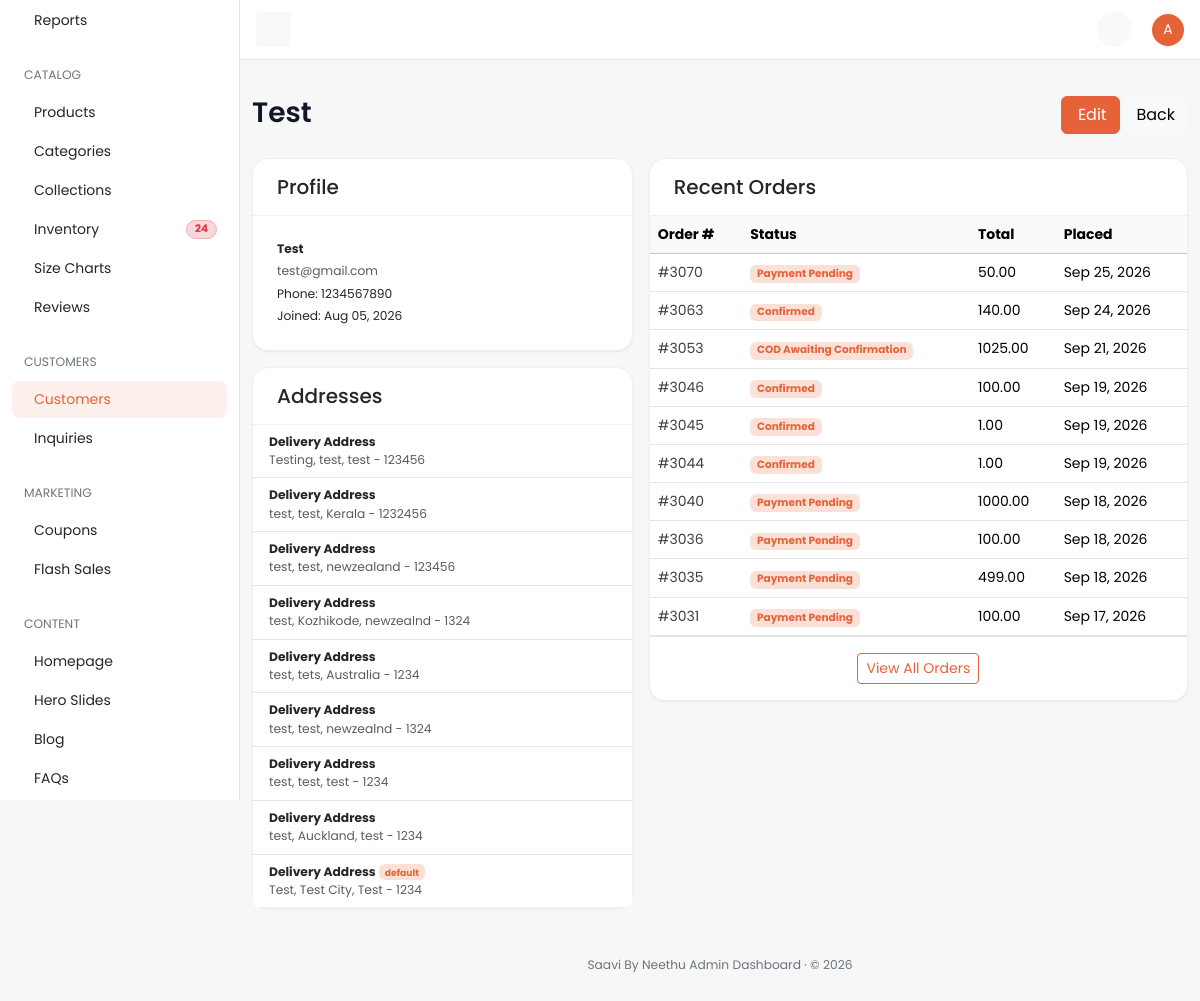
The page /dashboard/customer/36/ (signed in) on the database as committed earlier.
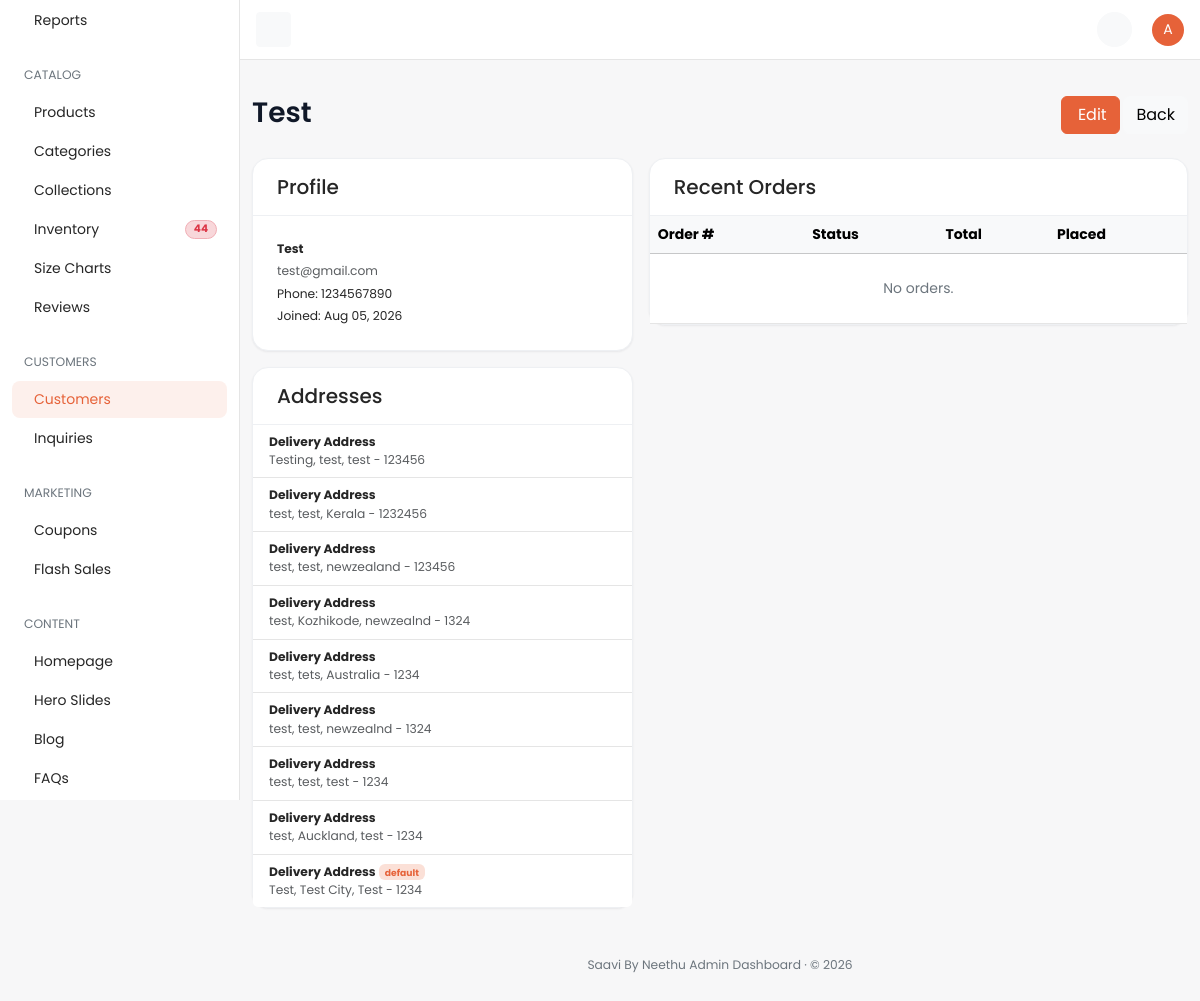
The same page on the database as committed later.
### accounts/models.py (models this page shows, shortened)
class Address(TimeStampedModel):
    customer_profile = models.ForeignKey(
        CustomerProfile,
        on_delete=models.CASCADE,
        related_name="addresses",
        verbose_name="Customer profile",
        help_text="Owner of this address.",
    )
    label = models.CharField(
        max_length=50,
        verbose_name="Label",
        help_text="Short label, e.g. Home or Office.",
    )
    line1 = models.CharField(
        max_length=255,
        verbose_name="Address line 1",
        help_text="Street address or building name.",
    )
    line2 = models.CharField(
        max_length=255,
        blank=True,
        verbose_name="Address line 2",
        help_text="Apartment, floor, or additional directions.",
    )
    city = models.CharField(
        max_length=120,
        verbose_name="City",
        help_text="Deliverable city for this address.",
    )
    state = models.CharField(
        max_length=120,
        blank=True,
        default="",
        verbose_name="State / Province",
    )
    country = models.CharField(
        max_length=120,
        blank=True,
        default="India",
        verbose_name="Country",
    )
    pincode = models.CharField(
        max_length=20,
        blank=True,
        default="",
        verbose_name="PIN / Postal code",
        help_text="6-digit PIN code for shipping.",
    )
    is_default = models.BooleanField(
        default=False,
        db_index=True,
        verbose_name="Is default",
        help_text="When True, this is the customer's primary delivery address.",
    )
    class Meta:
        verbose_name = "Address"
        verbose_name_plural = "Addresses"
        indexes = [
            models.Index(
                fields=["customer_profile", "is_default"],
                name="accounts_address_default_idx",
            ),
        ]
        constraints = [
            models.UniqueConstraint(
                fields=["customer_profile"],
                condition=models.Q(is_default=True),
                name="accounts_one_default_address_per_customer",
            ),
        ]

### orders/models.py (models this page shows, shortened)
class Order(TimeStampedModel):
    customer_profile = models.ForeignKey(
        "accounts.CustomerProfile",
        on_delete=models.CASCADE,
        related_name="orders",
        null=True,
        blank=True,
        verbose_name="Customer profile",
        help_text="Owner of this order; null for guest checkout.",
    )
    cart = models.ForeignKey(
        "cart.Cart",
        on_delete=models.SET_NULL,
        null=True,
        blank=True,
        related_name="orders",
        verbose_name="Source cart",
    )
    order_number = models.CharField(
        max_length=32,
        unique=True,
        db_index=True,
        verbose_name="Order number",
        help_text="Human-readable unique order reference.",
    )
    idempotency_key = models.CharField(
        max_length=64,
        unique=True,
        null=True,
        blank=True,
        db_index=True,
        verbose_name="Idempotency key",
        help_text="Client-supplied key preventing duplicate order creation.",
    )
    order_status = models.CharField(
        max_length=20,
        choices=OrderStatus.choices,
        default=OrderStatus.CHECKOUT_PENDING,
        db_index=True,
        verbose_name="Order status",
    )
    delivery_date = models.DateField(
        null=True,
        blank=True,
        verbose_name="Delivery date",
        db_index=True,
    )
    subtotal = models.DecimalField(max_digits=12, decimal_places=2, default=0)
    coupon_discount = models.DecimalField(max_digits=12, decimal_places=2, default=0)
    delivery_charge = models.DecimalField(max_digits=12, decimal_places=2, default=0)
    total_amount = models.DecimalField(
        max_digits=12,
        decimal_places=2,
        verbose_name="Total amount",
        help_text="Order total in the customer's checkout currency.",
    )
    currency = models.ForeignKey(
        "core.Currency",
        on_delete=models.PROTECT,
        null=True,
        blank=True,
        related_name="orders",
        verbose_name="Currency",
    )
    delivery_address_snapshot = models.JSONField(
        default=dict,
        verbose_name="Delivery address snapshot",
    )
    estimated_delivery_text = models.CharField(
        max_length=255,
        blank=True,
        verbose_name="Estimated Delivery Text",
        help_text="Snapshot of the delivery estimate at the time of order.",
    )
    tracking_number = models.CharField(
        max_length=120,
        blank=True,
        verbose_name="Tracking Number",
        help_text="Manual or gateway tracking number for the shipment.",
    )
    shipping_provider = models.CharField(
        max_length=120,
        blank=True,
        verbose_name="Shipping Provider",
        help_text="Name of the courier or shipping service.",
    )
    shipping_provider_url = models.URLField(
        blank=True,
        verbose_name="Shipping Provider URL",
        help_text="URL for tracking the shipment.",
    )
    invoice_details = models.JSONField(default=dict, verbose_name="Invoice details")
    class Meta:
        verbose_name = "Order"
        verbose_name_plural = "Orders"
        indexes = [
            models.Index(
                fields=["customer_profile", "-created_at"],
                name="ord_customer_created_idx",
            ),
            models.Index(fields=["order_status"], name="orders_order_status_idx"),
            models.Index(fields=["idempotency_key"], name="orders_idempotency_key_idx"),
        ]
        ordering = ["-created_at"]

### dashboard/views/customers.py (the view)
# urls.py: path("customer/<int:pk>/", customers.customer_detail, name="customer-detail"),
@dashboard_required
def customer_detail(request: HttpRequest, pk: int) -> HttpResponse:
    profile = get_object_or_404(CustomerProfile.objects.select_related("user"), pk=pk)
    context = {
        "nav_section": "customers",
        "page_title": str(profile),
        "profile": profile,
        "addresses": profile.addresses.all(),
        "orders": profile.orders.order_by("-created_at")[:10],
    }
    return render(request, "dashboard/customers/detail.html", context)

### accounts/models.py (called while the page is built)
    def __str__(self) -> str:
        return self.user.get_full_name() or self.user.email or str(self.pk)

### cart/selectors.py (called while the page is built, shortened)
def get_cart_for_request(*, request: HttpRequest) -> Optional[Cart]:
    if hasattr(request, _CART_CACHE_ATTR):
        return getattr(request, _CART_CACHE_ATTR)
    if not request.session.session_key:
        request.session.create()
    session_key = request.session.session_key
    cart = None
    if request.user.is_authenticated and hasattr(request.user, "customer_profile"):
        cart = (
            Cart.objects.filter(customer_profile=request.user.customer_profile)
            .select_related("currency")
            .first()
        )
    if cart is None and session_key:
        cart = (
            Cart.objects.filter(session_key=session_key)
            .select_related("currency")
            .first()
        )
    setattr(request, _CART_CACHE_ATTR, cart)
    return cart

def get_cart_item_count(*, cart: Cart | None) -> int:
    if cart is None:
        return 0
    total = CartItem.objects.filter(cart=cart).aggregate(total=Sum("quantity"))["total"]
    return int(total or 0)

### core/country.py (called while the page is built)
def get_current_country() -> str:
    return _current_country.get()

### dashboard/templates/dashboard/customers/detail.html (shortened to what this page needs)
{% extends "dashboard/base.html" %}
{% block page_title %}{{ profile }}{% endblock %}
{% block page_actions %}
<a href="{% url 'dashboard:customer-update' profile.pk %}" class="btn btn-primary">Edit</a>
<a href="{% url 'dashboard:customer-list' %}" class="btn btn-light">Back</a>
{% endblock %}
{% block content %}
<div class="row g-3">
  <div class="col-12 col-lg-5">
    <div class="card">
      <div class="card-header bg-transparent px-4 py-3"><h3 class="h5 mb-0">Profile</h3></div>
      <div class="card-body p-4 small">
        <p class="mb-1"><strong>{{ profile.user.get_full_name|default:profile.user.get_username }}</strong></p>
        <p class="mb-1 text-muted">{{ profile.user.email }}</p>
        <p class="mb-1">Phone: {{ profile.phone|default:"—" }} {% if profile.phone_verified %}<span class="badge bg-success-subtle text-success">verified</span>{% endif %}</p>
        <p class="mb-0">Joined: {{ profile.created_at|date:"M d, Y" }}</p>
      </div>
    </div>
    <div class="card mt-3">
      <div class="card-header bg-transparent px-4 py-3"><h3 class="h5 mb-0">Addresses</h3></div>
      <ul class="list-group list-group-flush">
        {% for addr in addresses %}
        <li class="list-group-item small">
          <strong>{{ addr.label }}</strong>{% if addr.is_default %} <span class="badge bg-primary-subtle text-primary">default</span>{% endif %}
          <div class="text-muted">{{ addr.line1 }}{% if addr.line2 %}, {{ addr.line2 }}{% endif %}, {{ addr.city }}{% if addr.state %}, {{ addr.state }}{% endif %}{% if addr.pincode %} - {{ addr.pincode }}{% endif %}</div>
        </li>
        {% empty %}<li class="list-group-item text-center text-secondary py-4">No saved addresses.</li>{% endfor %}
      </ul>
    </div>
  </div>
  <div class="col-12 col-lg-7">
    <div class="card">
      <div class="card-header bg-transparent px-4 py-3"><h3 class="h5 mb-0">Recent Orders</h3></div>
      <div class="table-responsive">
        <table class="table mb-0 align-middle">
          <thead class="table-light"><tr><th>Order #</th><th>Status</th><th>Total</th><th>Placed</th></tr></thead>
          <tbody>
            {% for order in orders %}
            <tr>
              <td><a href="{% url 'dashboard:order-detail' order.pk %}">{{ order.order_number }}</a></td>
              <td><span class="badge bg-primary-subtle text-primary">{{ order.get_order_status_display }}</span></td>
              <td>{{ order.total_amount|floatformat:2 }}</td>
              <td>{{ order.created_at|date:"M d, Y" }}</td>
            </tr>
            {% empty %}<tr><td colspan="4" class="text-center text-secondary py-4">No orders.</td></tr>{% endfor %}
          </tbody>
        </table>
      </div>
      {% if orders %}
      <div class="card-footer bg-transparent text-center px-4 py-3 border-top">
        <a href="{% url 'dashboard:order-list' %}?customer={{ profile.pk }}" class="btn btn-outline-primary btn-sm">View All Orders</a>
      </div>
      {% endif %}
    </div>
  </div>
</div>
{% endblock %}

Rows that differ between the two databases and show on the page:
removed Order: order_number "#3070", order_status "Payment Pending", total_amount "50.00", created_at "Sep 25, 2026"
removed Order: order_number "#3063", order_status "Confirmed", total_amount "140.00", created_at "Sep 24, 2026"
removed Order: order_number "#3053", order_status "COD Awaiting Confirmation", total_amount "1025.00", created_at "Sep 21, 2026"
removed Order: order_number "#3046", order_status "Confirmed", total_amount "100.00", created_at "Sep 19, 2026"
removed Order: order_number "#3045", order_status "Confirmed", total_amount "1.00", created_at "Sep 19, 2026"
removed Order: order_number "#3044", order_status "Confirmed", total_amount "1.00", created_at "Sep 19, 2026"
removed Order: order_number "#3040", order_status "Payment Pending", total_amount "1000.00", created_at "Sep 18, 2026"
removed Order: order_number "#3036", order_status "Payment Pending", total_amount "100.00", created_at "Sep 18, 2026"
removed Order: order_number "#3035", order_status "Payment Pending", total_amount "499.00", created_at "Sep 18, 2026"
removed Order: order_number "#3031", order_status "Payment Pending", total_amount "100.00", created_at "Sep 17, 2026"
Other text that changed with them:
{{ dashboard_low_stock_count|default:"0" }}: "24" → "44"
text no longer shown: "View All Orders"
text now shown: "No orders."
